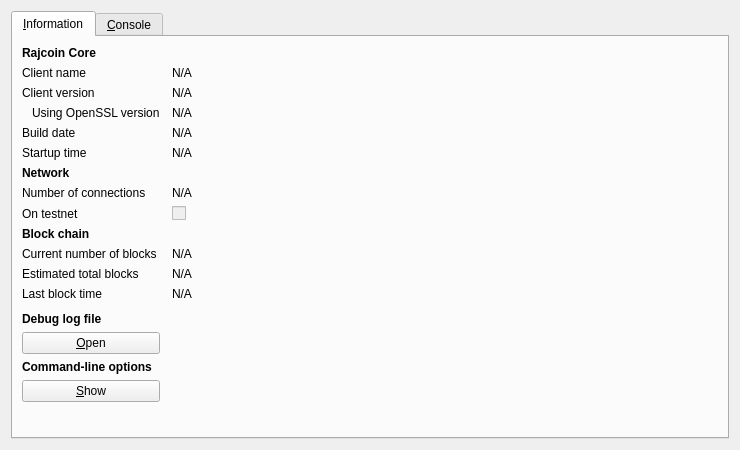
<?xml version="1.0" encoding="UTF-8"?>
<ui version="4.0">
 <class>RPCConsole</class>
 <widget class="QDialog" name="RPCConsole">
  <property name="geometry">
   <rect>
    <x>0</x>
    <y>0</y>
    <width>740</width>
    <height>450</height>
   </rect>
  </property>
  <property name="windowTitle">
   <string>Rajcoin - Debug window</string>
  </property>
  <layout class="QVBoxLayout" name="verticalLayout_2">
   <item>
    <widget class="QTabWidget" name="tabWidget">
     <property name="currentIndex">
      <number>0</number>
     </property>
     <widget class="QWidget" name="tab_info">
      <attribute name="title">
       <string>&amp;Information</string>
      </attribute>
      <layout class="QGridLayout" name="gridLayout" columnstretch="0,1">
       <property name="horizontalSpacing">
        <number>12</number>
       </property>
       <item row="0" column="0">
        <widget class="QLabel" name="label_9">
         <property name="font">
          <font>
           <weight>75</weight>
           <bold>true</bold>
          </font>
         </property>
         <property name="text">
          <string>Rajcoin Core</string>
         </property>
        </widget>
       </item>
       <item row="1" column="0">
        <widget class="QLabel" name="label_5">
         <property name="text">
          <string>Client name</string>
         </property>
        </widget>
       </item>
       <item row="1" column="1">
        <widget class="QLabel" name="clientName">
         <property name="cursor">
          <cursorShape>IBeamCursor</cursorShape>
         </property>
         <property name="text">
          <string>N/A</string>
         </property>
         <property name="textFormat">
          <enum>Qt::PlainText</enum>
         </property>
         <property name="textInteractionFlags">
          <set>Qt::LinksAccessibleByMouse|Qt::TextSelectableByKeyboard|Qt::TextSelectableByMouse</set>
         </property>
        </widget>
       </item>
       <item row="2" column="0">
        <widget class="QLabel" name="label_6">
         <property name="text">
          <string>Client version</string>
         </property>
        </widget>
       </item>
       <item row="2" column="1">
        <widget class="QLabel" name="clientVersion">
         <property name="cursor">
          <cursorShape>IBeamCursor</cursorShape>
         </property>
         <property name="text">
          <string>N/A</string>
         </property>
         <property name="textFormat">
          <enum>Qt::PlainText</enum>
         </property>
         <property name="textInteractionFlags">
          <set>Qt::LinksAccessibleByMouse|Qt::TextSelectableByKeyboard|Qt::TextSelectableByMouse</set>
         </property>
        </widget>
       </item>
       <item row="3" column="0">
        <widget class="QLabel" name="label_14">
         <property name="text">
          <string>Using OpenSSL version</string>
         </property>
         <property name="indent">
          <number>10</number>
         </property>
        </widget>
       </item>
       <item row="3" column="1">
        <widget class="QLabel" name="openSSLVersion">
         <property name="cursor">
          <cursorShape>IBeamCursor</cursorShape>
         </property>
         <property name="text">
          <string>N/A</string>
         </property>
         <property name="textFormat">
          <enum>Qt::PlainText</enum>
         </property>
         <property name="textInteractionFlags">
          <set>Qt::LinksAccessibleByMouse|Qt::TextSelectableByKeyboard|Qt::TextSelectableByMouse</set>
         </property>
        </widget>
       </item>
       <item row="4" column="0">
        <widget class="QLabel" name="label_12">
         <property name="text">
          <string>Build date</string>
         </property>
        </widget>
       </item>
       <item row="4" column="1">
        <widget class="QLabel" name="buildDate">
         <property name="cursor">
          <cursorShape>IBeamCursor</cursorShape>
         </property>
         <property name="text">
          <string>N/A</string>
         </property>
         <property name="textFormat">
          <enum>Qt::PlainText</enum>
         </property>
         <property name="textInteractionFlags">
          <set>Qt::LinksAccessibleByMouse|Qt::TextSelectableByKeyboard|Qt::TextSelectableByMouse</set>
         </property>
        </widget>
       </item>
       <item row="5" column="0">
        <widget class="QLabel" name="label_13">
         <property name="text">
          <string>Startup time</string>
         </property>
        </widget>
       </item>
       <item row="5" column="1">
        <widget class="QLabel" name="startupTime">
         <property name="cursor">
          <cursorShape>IBeamCursor</cursorShape>
         </property>
         <property name="text">
          <string>N/A</string>
         </property>
         <property name="textFormat">
          <enum>Qt::PlainText</enum>
         </property>
         <property name="textInteractionFlags">
          <set>Qt::LinksAccessibleByMouse|Qt::TextSelectableByKeyboard|Qt::TextSelectableByMouse</set>
         </property>
        </widget>
       </item>
       <item row="6" column="0">
        <widget class="QLabel" name="label_11">
         <property name="font">
          <font>
           <weight>75</weight>
           <bold>true</bold>
          </font>
         </property>
         <property name="text">
          <string>Network</string>
         </property>
        </widget>
       </item>
       <item row="7" column="0">
        <widget class="QLabel" name="label_7">
         <property name="text">
          <string>Number of connections</string>
         </property>
        </widget>
       </item>
       <item row="7" column="1">
        <widget class="QLabel" name="numberOfConnections">
         <property name="cursor">
          <cursorShape>IBeamCursor</cursorShape>
         </property>
         <property name="text">
          <string>N/A</string>
         </property>
         <property name="textFormat">
          <enum>Qt::PlainText</enum>
         </property>
         <property name="textInteractionFlags">
          <set>Qt::LinksAccessibleByMouse|Qt::TextSelectableByKeyboard|Qt::TextSelectableByMouse</set>
         </property>
        </widget>
       </item>
       <item row="8" column="0">
        <widget class="QLabel" name="label_8">
         <property name="text">
          <string>On testnet</string>
         </property>
        </widget>
       </item>
       <item row="8" column="1">
        <widget class="QCheckBox" name="isTestNet">
         <property name="enabled">
          <bool>false</bool>
         </property>
         <property name="text">
          <string/>
         </property>
        </widget>
       </item>
       <item row="9" column="0">
        <widget class="QLabel" name="label_10">
         <property name="font">
          <font>
           <weight>75</weight>
           <bold>true</bold>
          </font>
         </property>
         <property name="text">
          <string>Block chain</string>
         </property>
        </widget>
       </item>
       <item row="10" column="0">
        <widget class="QLabel" name="label_3">
         <property name="text">
          <string>Current number of blocks</string>
         </property>
        </widget>
       </item>
       <item row="10" column="1">
        <widget class="QLabel" name="numberOfBlocks">
         <property name="cursor">
          <cursorShape>IBeamCursor</cursorShape>
         </property>
         <property name="text">
          <string>N/A</string>
         </property>
         <property name="textFormat">
          <enum>Qt::PlainText</enum>
         </property>
         <property name="textInteractionFlags">
          <set>Qt::LinksAccessibleByMouse|Qt::TextSelectableByKeyboard|Qt::TextSelectableByMouse</set>
         </property>
        </widget>
       </item>
       <item row="11" column="0">
        <widget class="QLabel" name="label_4">
         <property name="text">
          <string>Estimated total blocks</string>
         </property>
        </widget>
       </item>
       <item row="11" column="1">
        <widget class="QLabel" name="totalBlocks">
         <property name="cursor">
          <cursorShape>IBeamCursor</cursorShape>
         </property>
         <property name="text">
          <string>N/A</string>
         </property>
         <property name="textFormat">
          <enum>Qt::PlainText</enum>
         </property>
         <property name="textInteractionFlags">
          <set>Qt::LinksAccessibleByMouse|Qt::TextSelectableByKeyboard|Qt::TextSelectableByMouse</set>
         </property>
        </widget>
       </item>
       <item row="12" column="0">
        <widget class="QLabel" name="label_2">
         <property name="text">
          <string>Last block time</string>
         </property>
        </widget>
       </item>
       <item row="12" column="1">
        <widget class="QLabel" name="lastBlockTime">
         <property name="cursor">
          <cursorShape>IBeamCursor</cursorShape>
         </property>
         <property name="text">
          <string>N/A</string>
         </property>
         <property name="textFormat">
          <enum>Qt::PlainText</enum>
         </property>
         <property name="textInteractionFlags">
          <set>Qt::LinksAccessibleByMouse|Qt::TextSelectableByKeyboard|Qt::TextSelectableByMouse</set>
         </property>
        </widget>
       </item>
       <item row="13" column="0">
        <spacer name="verticalSpacer_2">
         <property name="orientation">
          <enum>Qt::Vertical</enum>
         </property>
         <property name="sizeHint" stdset="0">
          <size>
           <width>20</width>
           <height>20</height>
          </size>
         </property>
        </spacer>
       </item>
       <item row="14" column="0">
        <widget class="QLabel" name="labelDebugLogfile">
         <property name="font">
          <font>
           <weight>75</weight>
           <bold>true</bold>
          </font>
         </property>
         <property name="text">
          <string>Debug log file</string>
         </property>
        </widget>
       </item>
       <item row="15" column="0">
        <widget class="QPushButton" name="openDebugLogfileButton">
         <property name="toolTip">
          <string>Open the Rajcoin debug log file from the current data directory. This can take a few seconds for large log files.</string>
         </property>
         <property name="text">
          <string>&amp;Open</string>
         </property>
         <property name="autoDefault">
          <bool>false</bool>
         </property>
        </widget>
       </item>
       <item row="16" column="0">
        <widget class="QLabel" name="labelCLOptions">
         <property name="font">
          <font>
           <weight>75</weight>
           <bold>true</bold>
          </font>
         </property>
         <property name="text">
          <string>Command-line options</string>
         </property>
        </widget>
       </item>
       <item row="17" column="0">
        <widget class="QPushButton" name="showCLOptionsButton">
         <property name="toolTip">
          <string>Show the Rajcoin-Qt help message to get a list with possible Rajcoin command-line options.</string>
         </property>
         <property name="text">
          <string>&amp;Show</string>
         </property>
         <property name="autoDefault">
          <bool>false</bool>
         </property>
        </widget>
       </item>
       <item row="18" column="0">
        <spacer name="verticalSpacer">
         <property name="orientation">
          <enum>Qt::Vertical</enum>
         </property>
         <property name="sizeHint" stdset="0">
          <size>
           <width>20</width>
           <height>40</height>
          </size>
         </property>
        </spacer>
       </item>
      </layout>
     </widget>
     <widget class="QWidget" name="tab_console">
      <attribute name="title">
       <string>&amp;Console</string>
      </attribute>
      <layout class="QVBoxLayout" name="verticalLayout_3">
       <property name="spacing">
        <number>3</number>
       </property>
       <item>
        <widget class="QTextEdit" name="messagesWidget">
         <property name="minimumSize">
          <size>
           <width>0</width>
           <height>100</height>
          </size>
         </property>
         <property name="readOnly">
          <bool>true</bool>
         </property>
         <property name="tabKeyNavigation" stdset="0">
          <bool>false</bool>
         </property>
         <property name="columnCount" stdset="0">
          <number>2</number>
         </property>
        </widget>
       </item>
       <item>
        <layout class="QHBoxLayout" name="horizontalLayout">
         <property name="spacing">
          <number>3</number>
         </property>
         <item>
          <widget class="QLabel" name="label">
           <property name="text">
            <string notr="true">&gt;</string>
           </property>
          </widget>
         </item>
         <item>
          <widget class="QLineEdit" name="lineEdit"/>
         </item>
         <item>
          <widget class="QPushButton" name="clearButton">
           <property name="maximumSize">
            <size>
             <width>24</width>
             <height>24</height>
            </size>
           </property>
           <property name="toolTip">
            <string>Clear console</string>
           </property>
           <property name="text">
            <string/>
           </property>
           <property name="icon">
            <iconset resource="../bitcoin.qrc">
             <normaloff>:/icons/remove</normaloff>:/icons/remove</iconset>
           </property>
           <property name="shortcut">
            <string notr="true">Ctrl+L</string>
           </property>
           <property name="autoDefault">
            <bool>false</bool>
           </property>
          </widget>
         </item>
        </layout>
       </item>
      </layout>
     </widget>
    </widget>
   </item>
  </layout>
 </widget>
 <resources>
  <include location="../bitcoin.qrc"/>
 </resources>
 <connections/>
</ui>
